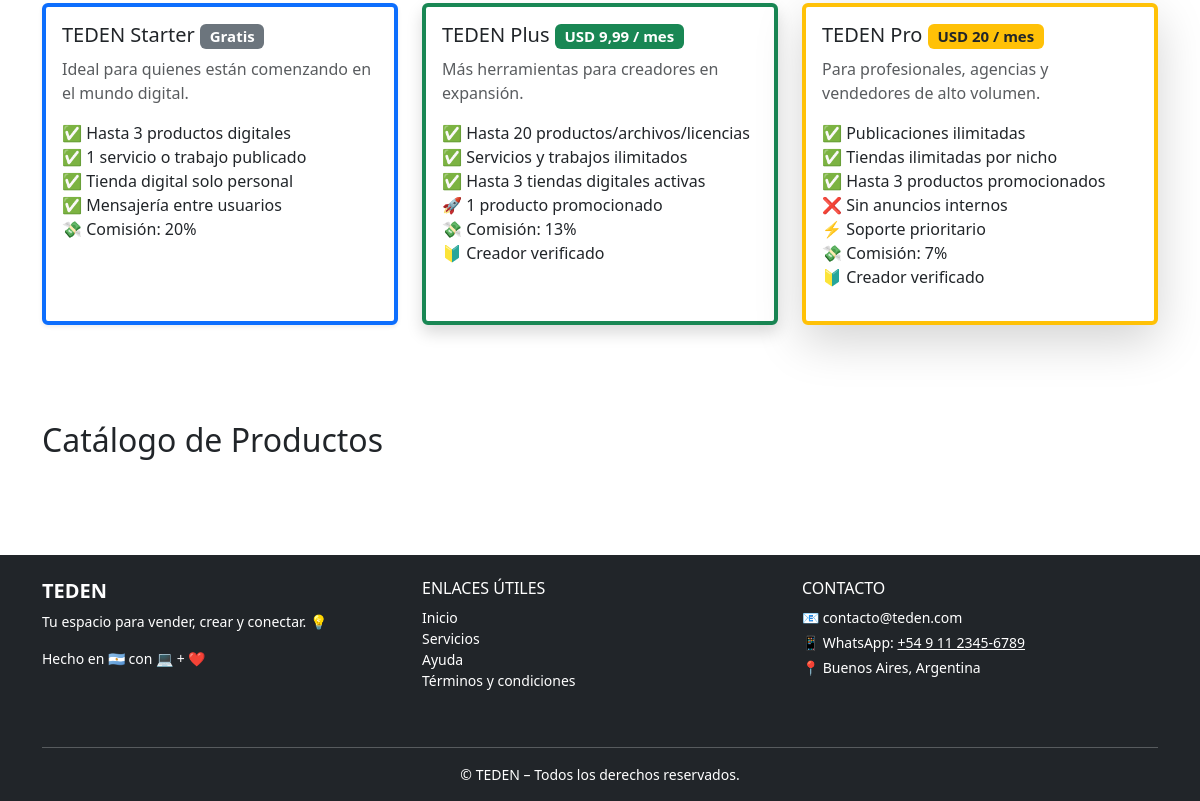
Before: / (lower part) with the older database file.
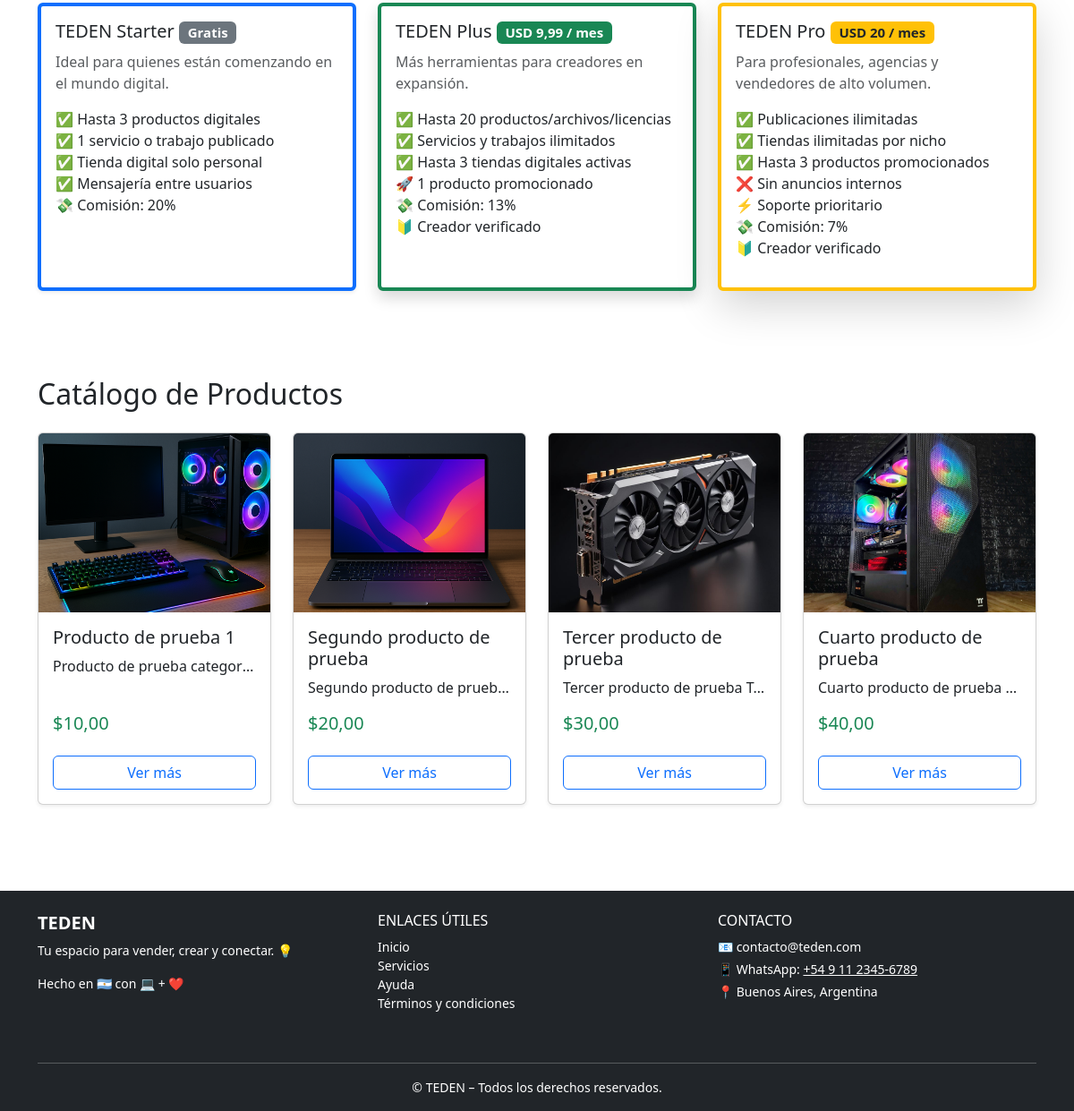
After: the same page with the newer database file.
### products/models.py (models this page shows, shortened)
class Product(models.Model):
    is_active = models.BooleanField(default=True)
    seller = models.ForeignKey(
        settings.AUTH_USER_MODEL,
        on_delete=models.CASCADE,
        related_name='sold_products'  # Evitamos conflicto
    )
    owner = models.ForeignKey(
        settings.AUTH_USER_MODEL,
        on_delete=models.CASCADE,
        related_name='owned_products'  # Evitamos conflicto
    )
    name = models.CharField(max_length=255)
    description = models.TextField(blank=True)
    price = models.DecimalField(max_digits=10, decimal_places=2)
    stock = models.PositiveIntegerField(default=0)
    image = models.ImageField(upload_to='products/', blank=True, null=True)
    file = models.FileField(upload_to='products/files/', blank=True, null=True)  # 📎 Campo nuevo
    category = models.ForeignKey(
        Category,
        on_delete=models.SET_NULL,
        null=True,
        blank=True,
        related_name='products'
    )
    created_at = models.DateTimeField(auto_now_add=True)

### core/views.py (the view)
# urls.py: path('', views.home, name='home'),
def home(request):
    productos = Product.objects.all()
    form = CustomUserCreationForm()
    return render(request, 'core/home.html', {
        'productos': productos,
        'form': form,
        'show_register_modal': request.GET.get('register') == '1'
    })

### products/templatetags/form_tags.py (called while the page is built)
@register.filter(name='add_class')
def add_class(field, css_class):
    if isinstance(field, BoundField):
        return field.as_widget(attrs={"class": css_class})
    return field

### core/templates/core/home.html (shortened to what this page needs)
<body>
  {% include "partials/header.html" %}
{% include "partials/register_modal.html" %}
{% load static %}
{% block content %}
 <main>
<section class="container py-5">
  <div class="row row-cols-1 row-cols-md-3 g-4">
    <div class="col">
      <div class="card h-100 shadow-sm border-start border-4 border-primary">
        <div class="card-body">
          <h5 class="card-title">TEDEN Starter <span class="badge bg-secondary">Gratis</span></h5>
          <p class="text-muted">Ideal para quienes están comenzando en el mundo digital.</p>
          <ul class="list-unstyled">
            <li>✅ Hasta 3 productos digitales</li>
            <li>✅ 1 servicio o trabajo publicado</li>
            <li>✅ Tienda digital solo personal</li>
            <li>✅ Mensajería entre usuarios</li>
            <li>💸 Comisión: 20%</li>
          </ul>
        </div>
      </div>
    </div>
    <div class="col">
      <div class="card h-100 shadow border-start border-4 border-success">
        <div class="card-body">
          <h5 class="card-title">TEDEN Plus <span class="badge bg-success">USD 9,99 / mes</span></h5>
          <p class="text-muted">Más herramientas para creadores en expansión.</p>
          <ul class="list-unstyled">
            <li>✅ Hasta 20 productos/archivos/licencias</li>
            <li>✅ Servicios y trabajos ilimitados</li>
            <li>✅ Hasta 3 tiendas digitales activas</li>
            <li>🚀 1 producto promocionado</li>
            <li>💸 Comisión: 13%</li>
            <li>🔰 Creador verificado</li>
          </ul>
        </div>
      </div>
    </div>
    <div class="col">
      <div class="card h-100 shadow-lg border-start border-4 border-warning">
        <div class="card-body">
          <h5 class="card-title">TEDEN Pro <span class="badge bg-warning text-dark">USD 20 / mes</span></h5>
          <p class="text-muted">Para profesionales, agencias y vendedores de alto volumen.</p>
          <ul class="list-unstyled">
            <li>✅ Publicaciones ilimitadas</li>
            <li>✅ Tiendas ilimitadas por nicho</li>
            <li>✅ Hasta 3 productos promocionados</li>
            <li>❌ Sin anuncios internos</li>
            <li>⚡ Soporte prioritario</li>
            <li>💸 Comisión: 7%</li>
            <li>🔰 Creador verificado</li>
          </ul>
        </div>
      </div>
    </div>
  </div>
</section>
<section class="container py-5">
  <h2 class="mb-4">Catálogo de Productos</h2>
  <div class="row g-4">
    {% for producto in productos %}
      <div class="col-12 col-sm-6 col-md-4 col-lg-3">
        <div class="card h-100 shadow-sm">
          {% if producto.image %}
            <img src="{{ producto.image.url }}" class="card-img-top" style="height:200px; object-fit:cover;" alt="{{ producto.name }}">
          {% else %}
            <div class="bg-light d-flex align-items-center justify-content-center" style="height:200px;">Sin imagen</div>
          {% endif %}
          <div class="card-body d-flex flex-column">
            <h5 class="card-title">{{ producto.name }}</h5>
            <p class="card-text text-truncate" style="max-height:3.5em;">{{ producto.description }}</p>
            <div class="mt-auto">
              <p class="h5 text-success mb-3">${{ producto.price }}</p>
              <button class="btn btn-outline-primary mt-2 w-100" data-bs-toggle="modal" data-bs-target="#productDetailModal" data-product-id="{{ producto.id }}">
                Ver más
              </button>
            </div>
          </div>
        </div>
      </div>
    {% endfor %}
  </div>
</section>
</main>
{% include "partials/footer.html" %}
{% endblock %}
</body>

### core/templates/partials/header.html (shortened to what this page needs)
<!DOCTYPE html>
<html lang="es">
<head>
  {% load static %}
  <link rel="stylesheet" href="https://cdn.jsdelivr.net/npm/bootstrap@5.3.0/dist/css/bootstrap.min.css">
  <link rel="stylesheet" href="https://cdnjs.cloudflare.com/ajax/libs/font-awesome/6.0.0-beta3/css/all.min.css">
  <link rel="stylesheet" href="core/css/global.css">
</head>
<body>
{% include "partials/register_modal.html" %}
</body>
</html>

### core/templates/partials/register_modal.html (shortened to what this page needs)
{% load form_tags %}
<div>

### core/templates/partials/footer.html
<footer class="bg-dark text-white mt-5 pt-4 pb-3">
  <div class="container">
    <div class="row">
      <div class="col-md-4 mb-4">
        <h5 class="fw-bold">TEDEN</h5>
        <p class="small">Tu espacio para vender, crear y conectar. 💡</p>
        <p class="small mb-0">Hecho en 🇦🇷 con 💻 + ❤️</p>
      </div>
      <div class="col-md-4 mb-4">
        <h6 class="text-uppercase">Enlaces útiles</h6>
        <ul class="list-unstyled small">
          <li><a href="{% url 'home' %}" class="text-white text-decoration-none">Inicio</a></li>
          <li><a href="{% url 'ver_servicios' %}" class="text-white text-decoration-none">Servicios</a></li>
          <li><a href="{% url 'ayuda' %}" class="text-white text-decoration-none">Ayuda</a></li>
          <li><a href="{% url 'terminos' %}" class="text-white text-decoration-none">Términos y condiciones</a></li>
        </ul>
      </div>
      <div class="col-md-4 mb-4">
        <h6 class="text-uppercase">Contacto</h6>
        <p class="small mb-1">📧 contacto@teden.com</p>
        <p class="small mb-1">📱 WhatsApp: <a href="https://wa.me/5491123456789" target="_blank" class="text-white text-decoration-underline">+54 9 11 2345-6789</a></p>
        <p class="small mb-0">📍 Buenos Aires, Argentina</p>
      </div>
    </div>
    <hr class="border-light">
    <div class="text-center small">
      © {{ now|date:"Y" }} TEDEN – Todos los derechos reservados.
    </div>
  </div>
</footer>

### core/css/global.css (style rules this page uses)
html, body { height: 100%; margin: 0; }
body { display: flex; flex-direction: column; min-height: 100vh; overflow-x: hidden; background-color: #fff; }
main { flex: 1; }

Changed rows visible on the page:
added Product: image (picture), name "Producto de prueba 1", description "Producto de prueba categor…", price "10,00"
added Product: image (picture), name "Segundo producto de prueba", description "Segundo producto de prueb…", price "20,00"
added Product: image (picture), name "Tercer producto de prueba", description "Tercer producto de prueba T…", price "30,00"
added Product: image (picture), name "Cuarto producto de prueba", description "Cuarto producto de prueba…", price "40,00"
